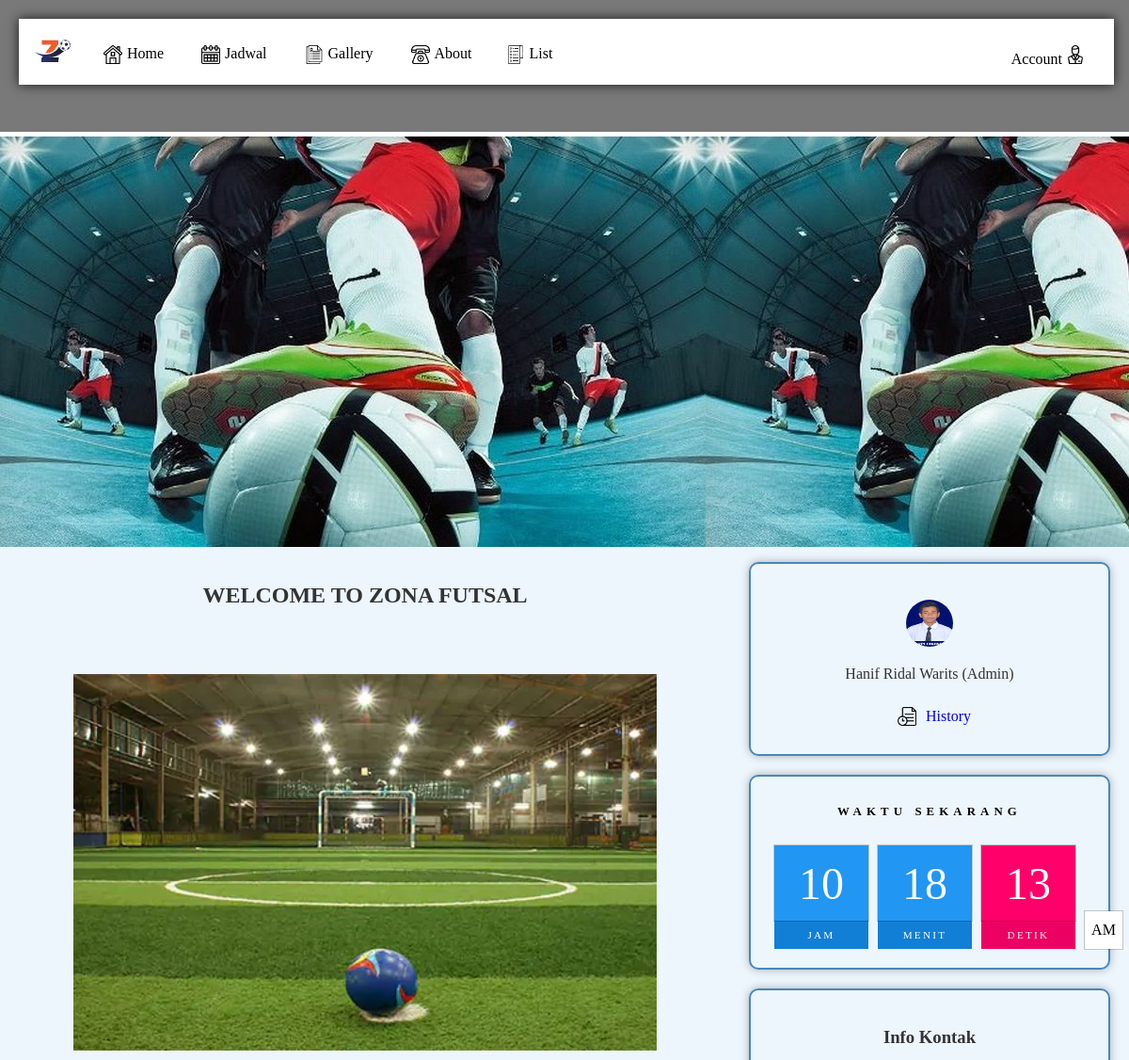
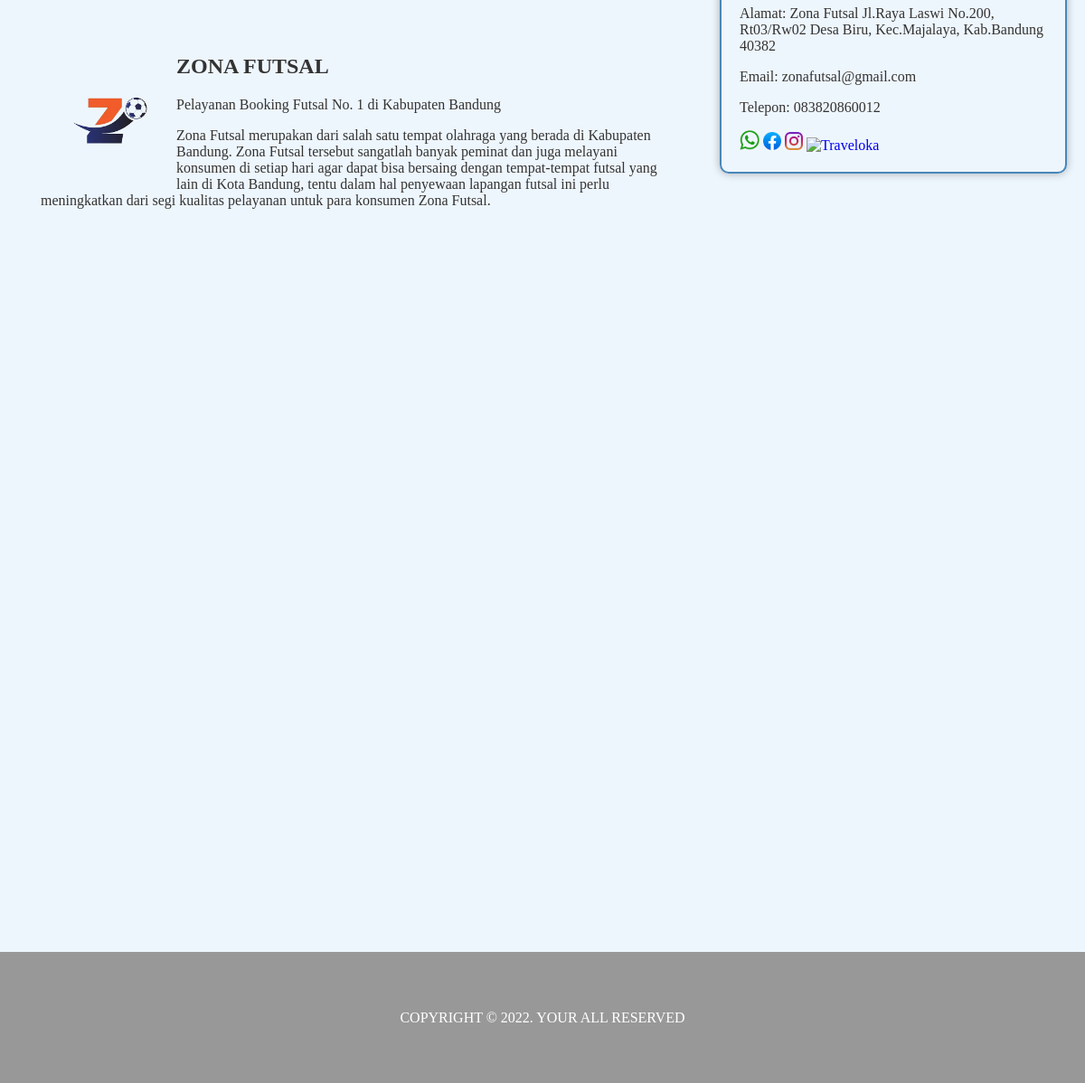
The page /futsal/index.php (signed in) on the database its author committed (2 pictures, top to bottom).
### tables this page shows
CREATE TABLE `contactusinfo` (
  `id_info` int(11) NOT NULL,
  `alamat_kami` varchar(255) NOT NULL,
  `email_kami` varchar(100) NOT NULL,
  `telp_kami` varchar(15) NOT NULL
);

### futsal/history.php (the view, shortened to what this page needs)
<?php
        if(isset($_SESSION['login'])) $userid = $_SESSION['userid'];
        else $userid = '';
        include "connection.php";
        $query= "SELECT * FROM booking AS b INNER JOIN jadwal AS j ON b.jadwalid=j.jadwalid
        INNER JOIN jam_main AS jm ON j.jamid=jm.jamid
        INNER JOIN lapang AS l ON j.lapangid=l.lapangid WHERE userid = '$userid'";
        $booking = mysqli_query($db_connection, $query);
        if(mysqli_num_rows($booking) > 0) {
        foreach ($booking as $data) :
        ?>
        <section>
            <div href="" class="wrab" id="wrab">
                <div class="bg-color">
                </div>
            </div>
        </section>
        <?php
        endforeach;
        }
        ?>

### futsal/index.php (shortened to what this page needs)
<!DOCTYPE html>
<html lang="en">
<head>
    <link rel="stylesheet" href="style.css">
    <link rel="stylesheet" href="modal.css">
	<link rel="stylesheet" href="clock.css">
</head>
<body>
    <div class="index-container">
        <?php
        include "header.php";
        include "history.php";
        ?>
        <section></section>
        <aside>
            <br>
            <h1 align="center">WELCOME TO ZONA FUTSAL</h1>
            <div class="slide">
                <div class="slide3"></div>
            </div>
            <div class="jarak">
                <div>
                    <img src="images/logo.png" alt="" width=150 height=150 style="float:left;">
                    <h1>ZONA FUTSAL</h1>
                </div>
                <p>Pelayanan Booking Futsal No. 1 di Kabupaten Bandung</p>
                <p>Zona Futsal merupakan dari salah satu tempat olahraga yang berada di Kabupaten Bandung. Zona Futsal
                tersebut sangatlah banyak peminat dan juga melayani konsumen di setiap hari agar dapat bisa bersaing dengan tempat-tempat futsal yang lain di Kota Bandung, tentu dalam hal penyewaan lapangan futsal ini perlu meningkatkan dari segi
                kualitas pelayanan untuk para konsumen Zona Futsal.</p>
            </div>
        </aside>
        <main id="main">
            <div class="container_table" align=center>
                <?php if(isset($_SESSION['login'])) { ?>
                <div class="border">
                    <br>
                    <img src="uploads/users/<?= $_SESSION['photo']?>" width="50" height="50" style="border-radius:50%;">
                    <p><?= $_SESSION['fullname'];?> (<?=$_SESSION['usertype']; ?>)</p>
                    <div style="display:flex; justify-content:center; align:center;">
                        <img src="images/file.png" alt="" class="drp" height="20" width="20"><a href="#wrab" style="margin:auto 0;">History</a>
                    </div>
                </div>
                <?php }?>
            </div>
			<div class="border">
               	<div id="clock">
					<h2>Waktu Sekarang</h2><br>
					<div id="time">
						<div><span id="hour">00</span><span>Jam</span></div>
						<div><span id="minutes">00</span><span>Menit</span></div>
						<div><span id="seconds">00</span><span>Detik</span></div>
						<div><span id="ampm"></span></div>
					</div>
				</div>
            </div>
            <div class="border">
                <center><h3>Info Kontak</h3></center>
                    <?php
                    include "connection.php";
                    $query = "SELECT * FROM contactusinfo";
                    $contact = mysqli_query ($db_connection, $query);
                    $data = mysqli_fetch_assoc ($contact);
                    ?>
                    <p>Alamat: <?= $data['alamat_kami'] ?></p>
                    <p>Email: <?= $data['email_kami'] ?></p>
                    <p>Telepon: <?= $data['telp_kami'] ?></p>
                        <a href="https://api.whatsapp.com/send/?phone=081287702224&text&type=phone_number&app_absent=0"><img src="images/wa.png" alt="WhatsApp" width="22px" height="22px"/></a>
                        <a href="#"><img src="images/fb.png" alt="Facebook" width="20px" height="20px"/></a>
                        <a href="#"><img src="images/ig.png" alt="Instagram" width="20px" height="20px"/></a>
                        <a href="#"><img src="images/traveloka.png" alt="Traveloka" width="20px" height="20px"/></a>
            </div>
        </main>
        <?php
        include "footer.php";
        ?>
    </div>
</body>
</html>

### futsal/style.css (style rules this page uses)
body { background:#ffffff; color:#333; width:100%; height: fit-content; font-family:bahnschrift; margin:0; padding: 0; }
.index-container { width: 100%; box-sizing: border-box; display: grid; grid-template-areas: "header header" "section section" "aside main" "footer footer"; grid-template-columns: 4fr 2fr; grid-template-rows: 1fr 3fr 11fr 1fr; }
section { grid-area: section; background-image: url(images/bg.jpg); object-fit: cover; }
aside { grid-area: aside; background-color: #eef6fd; }
main { background-color: #eef6fd; justify-content: center; align-items: center; }
.border { border: 1px solid black; border-radius: 5px; box-shadow: 0px 0px 10px rgba(0,0,0,0.3); margin: 20px; }
.jarak { padding:0 45px; }
.drp { margin : 10px; }
.border { border:2px solid #4887b9; margin-top:1pc; padding: 20px; border-radius: 10px; }
.slide { height: 500px; max-width: auto; position: relative; justify-content: center; align-items: center; display: flex; }
.slide1, .slide2, .slide3 { position: absolute; display: flex; width: 80%; height: 80%; }
.slide3 { background: url(images/4.jpg) no-repeat center; background-size: cover; animation: fade3 8s infinite; -webkit-animation: fade3 8s infinite; }

### futsal/modal.css (style rules this page uses)
a { list-style: none; text-decoration: none; }

### futsal/clock.css (style rules this page uses)
#clock h2 { position: relative; display: block; color: black; text-align: center; margin: 10px 0; font-weight: 700; text-transform: uppercase; letter-spacing: 0.4em; font-size: 0.8em; }
#clock #time { display: flex; }
#clock #time div { position: relative; margin: 0 5px; <--! -webkit-box-reflect: below 1px linear-gradient(transparent,#0004); }
#clock #time div span { position: relative; display: block; width: 100px; height: 80px; background: #2196f3; color: #fff; font-weight: 300; display: flex; justify-content: center; align-items: center; font-size: 3em; z-index: 10; box-shadow: 0 0 0 1px rgba(0,0,0,.2); }
#clock #time div span:nth-child(2) { height: 30px; font-size: 0.7em; letter-spacing: 0.2em; font-weight: 500; z-index: 9; box-shadow: none; background: #127fd6; text-transform: uppercase; }
#clock #time div:nth-last-child(2) span { background: #ff006a; }
#clock #time div:nth-last-child(2) span:nth-child(2) { background: #ec0062; }
#clock #time div:nth-last-child(1) span { position: absolute; bottom: 0; width: 40px; height: 40px; font-size: 1.0em; background: #fff; color: #000; -- -webkit-box-reflect: below 1px linear-gradient(transparent,#0004); }

### rows shown on the page
contactusinfo: alamat_kami "Zona Futsal Jl.Raya Laswi No.200, Rt03/Rw02 Desa Biru, Kec.Majalaya, Kab.Bandung 40382", email_kami "zonafutsal@gmail.com", telp_kami "083820860012"

### other values the page prints
$_SESSION['fullname'] "Hanif Ridal Warits"
$_SESSION['usertype'] "Admin"
